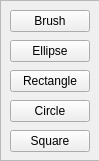
<?xml version="1.0" encoding="UTF-8"?>
<ui version="4.0">
 <class>chooser</class>
 <widget class="QWidget" name="chooser">
  <property name="geometry">
   <rect>
    <x>0</x>
    <y>0</y>
    <width>99</width>
    <height>161</height>
   </rect>
  </property>
  <property name="windowTitle">
   <string>Form</string>
  </property>
  <widget class="QPushButton" name="pushButton_1">
   <property name="geometry">
    <rect>
     <x>10</x>
     <y>10</y>
     <width>80</width>
     <height>22</height>
    </rect>
   </property>
   <property name="text">
    <string>Brush</string>
   </property>
  </widget>
  <widget class="QPushButton" name="pushButton_2">
   <property name="geometry">
    <rect>
     <x>10</x>
     <y>40</y>
     <width>80</width>
     <height>22</height>
    </rect>
   </property>
   <property name="text">
    <string>Ellipse</string>
   </property>
  </widget>
  <widget class="QPushButton" name="pushButton_3">
   <property name="geometry">
    <rect>
     <x>10</x>
     <y>70</y>
     <width>80</width>
     <height>22</height>
    </rect>
   </property>
   <property name="text">
    <string>Rectangle</string>
   </property>
  </widget>
  <widget class="QPushButton" name="pushButton_4">
   <property name="geometry">
    <rect>
     <x>10</x>
     <y>100</y>
     <width>80</width>
     <height>22</height>
    </rect>
   </property>
   <property name="text">
    <string>Circle</string>
   </property>
  </widget>
  <widget class="QFrame" name="frame">
   <property name="geometry">
    <rect>
     <x>0</x>
     <y>0</y>
     <width>101</width>
     <height>161</height>
    </rect>
   </property>
   <property name="frameShape">
    <enum>QFrame::StyledPanel</enum>
   </property>
   <property name="frameShadow">
    <enum>QFrame::Raised</enum>
   </property>
  </widget>
  <widget class="QPushButton" name="pushButton_5">
   <property name="geometry">
    <rect>
     <x>10</x>
     <y>130</y>
     <width>80</width>
     <height>22</height>
    </rect>
   </property>
   <property name="text">
    <string>Square</string>
   </property>
  </widget>
  <zorder>frame</zorder>
  <zorder>pushButton_1</zorder>
  <zorder>pushButton_2</zorder>
  <zorder>pushButton_3</zorder>
  <zorder>pushButton_4</zorder>
  <zorder>pushButton_5</zorder>
 </widget>
 <resources/>
 <connections/>
</ui>
